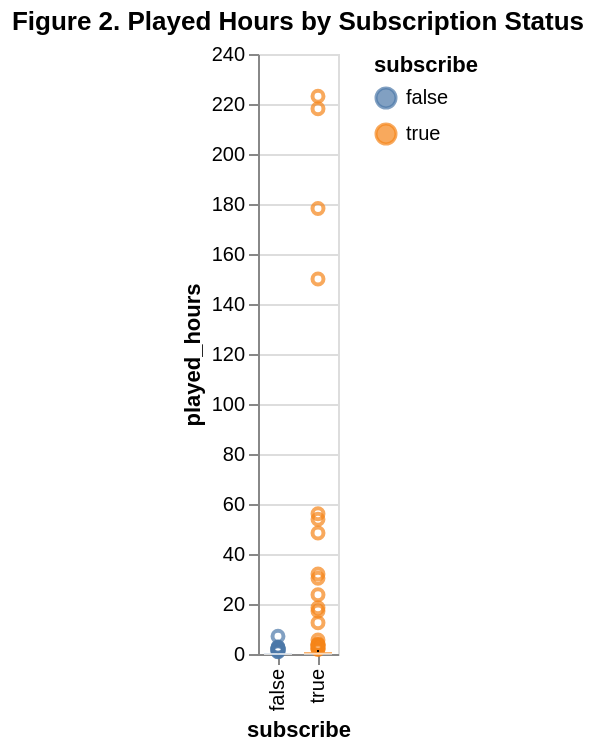

The cell this chart's notebook holds for it:
### Markdown cell above
From the visualization, subscribers and non-subscribers appear to have very similar age distributions.
Both groups mainly fall between their late teens and mid-20s, and their medians are almost identical.
There are a few older players in the dataset, but they do not seem to disproportionately subscribe or avoid subscribing.


Conclusion:
Age does not seem to be a strong predictor of newsletter subscription.
The overlap between the two groups suggests that players of different ages behave similarly in terms of subscribing.

### Code cell
alt.Chart(player_selected).mark_boxplot().encode(
    x="subscribe:N",
    y="played_hours:Q",
    color="subscribe:N"
).properties(
    title="Figure 2. Played Hours by Subscription Status"
)

### Figure 1 — Vega-Lite specification as saved in the notebook (floating-point values rounded to 4 significant figures; data arrays with more than 128 entries replaced by an {"elided": "..."} marker saying what was removed)
{"config": {"view": {"continuousWidth": 300, "continuousHeight": 300}}, "data": {"name": "data-5e2649ba98d454ea9b870a0373647ede"}, "mark": {"type": "boxplot"}, "encoding": {"color": {"field": "subscribe", "type": "nominal"}, "x": {"field": "subscribe", "type": "nominal"}, "y": {"field": "played_hours", "type": "quantitative"}}, "title": "Figure 2. Played Hours by Subscription Status", "$schema": "https://vega.github.io/schema/vega-lite/v5.20.1.json", "datasets": {"data-5e2649ba98d454ea9b870a0373647ede": {"elided": "196 records"}}}
